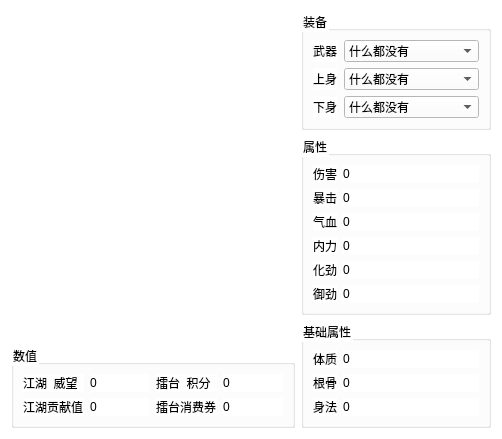
<?xml version="1.0" encoding="UTF-8"?>
<ui version="4.0">
 <class>UserInfo</class>
 <widget class="QDialog" name="UserInfo">
  <property name="geometry">
   <rect>
    <x>0</x>
    <y>0</y>
    <width>502</width>
    <height>404</height>
   </rect>
  </property>
  <property name="windowTitle">
   <string>人物信息</string>
  </property>
  <property name="styleSheet">
   <string notr="true">background-color: rgb(255, 255, 255);
font: 12pt &quot;宋体&quot;;</string>
  </property>
  <layout class="QHBoxLayout" name="horizontalLayout_2" stretch="3,2">
   <item>
    <layout class="QVBoxLayout" name="verticalLayout_2">
     <item>
      <widget class="QLabel" name="label">
       <property name="styleSheet">
        <string notr="true">image: url(:/RC/user.png);</string>
       </property>
       <property name="text">
        <string/>
       </property>
      </widget>
     </item>
     <item>
      <widget class="QGroupBox" name="groupBox_3">
       <property name="sizePolicy">
        <sizepolicy hsizetype="Preferred" vsizetype="Maximum">
         <horstretch>0</horstretch>
         <verstretch>0</verstretch>
        </sizepolicy>
       </property>
       <property name="title">
        <string>数值</string>
       </property>
       <layout class="QGridLayout" name="gridLayout">
        <item row="0" column="0">
         <widget class="QLabel" name="label_18">
          <property name="text">
           <string>江湖  威望</string>
          </property>
         </widget>
        </item>
        <item row="0" column="1">
         <widget class="QLabel" name="labWeiwang">
          <property name="text">
           <string>0</string>
          </property>
         </widget>
        </item>
        <item row="0" column="2">
         <widget class="QLabel" name="label_15">
          <property name="text">
           <string>擂台  积分</string>
          </property>
         </widget>
        </item>
        <item row="0" column="3">
         <widget class="QLabel" name="labJifen">
          <property name="text">
           <string>0</string>
          </property>
         </widget>
        </item>
        <item row="1" column="0">
         <widget class="QLabel" name="label_17">
          <property name="text">
           <string>江湖贡献值</string>
          </property>
         </widget>
        </item>
        <item row="1" column="1">
         <widget class="QLabel" name="labJianggong">
          <property name="text">
           <string>0</string>
          </property>
         </widget>
        </item>
        <item row="1" column="2">
         <widget class="QLabel" name="label_16">
          <property name="text">
           <string>擂台消费券</string>
          </property>
         </widget>
        </item>
        <item row="1" column="3">
         <widget class="QLabel" name="labXiaofeiquan">
          <property name="text">
           <string>0</string>
          </property>
         </widget>
        </item>
       </layout>
      </widget>
     </item>
    </layout>
   </item>
   <item>
    <layout class="QVBoxLayout" name="verticalLayout">
     <item>
      <widget class="QGroupBox" name="groupBox">
       <property name="title">
        <string>装备</string>
       </property>
       <layout class="QFormLayout" name="formLayout">
        <item row="0" column="0">
         <widget class="QLabel" name="label_2">
          <property name="text">
           <string>武器</string>
          </property>
         </widget>
        </item>
        <item row="0" column="1">
         <widget class="QComboBox" name="comboBox">
          <property name="sizePolicy">
           <sizepolicy hsizetype="Preferred" vsizetype="Fixed">
            <horstretch>0</horstretch>
            <verstretch>0</verstretch>
           </sizepolicy>
          </property>
          <item>
           <property name="text">
            <string>什么都没有</string>
           </property>
          </item>
         </widget>
        </item>
        <item row="1" column="0">
         <widget class="QLabel" name="label_3">
          <property name="text">
           <string>上身</string>
          </property>
         </widget>
        </item>
        <item row="1" column="1">
         <widget class="QComboBox" name="comboBox_2">
          <property name="sizePolicy">
           <sizepolicy hsizetype="Preferred" vsizetype="Fixed">
            <horstretch>0</horstretch>
            <verstretch>0</verstretch>
           </sizepolicy>
          </property>
          <item>
           <property name="text">
            <string>什么都没有</string>
           </property>
          </item>
         </widget>
        </item>
        <item row="2" column="0">
         <widget class="QLabel" name="label_4">
          <property name="text">
           <string>下身</string>
          </property>
         </widget>
        </item>
        <item row="2" column="1">
         <widget class="QComboBox" name="comboBox_3">
          <property name="sizePolicy">
           <sizepolicy hsizetype="Preferred" vsizetype="Fixed">
            <horstretch>0</horstretch>
            <verstretch>0</verstretch>
           </sizepolicy>
          </property>
          <item>
           <property name="text">
            <string>什么都没有</string>
           </property>
          </item>
         </widget>
        </item>
       </layout>
      </widget>
     </item>
     <item>
      <widget class="QGroupBox" name="groupBox_2">
       <property name="title">
        <string>属性</string>
       </property>
       <layout class="QFormLayout" name="formLayout_2">
        <item row="0" column="0">
         <widget class="QLabel" name="label_5">
          <property name="text">
           <string>伤害</string>
          </property>
         </widget>
        </item>
        <item row="0" column="1">
         <widget class="QLabel" name="labShanghai">
          <property name="text">
           <string>0</string>
          </property>
         </widget>
        </item>
        <item row="2" column="0">
         <widget class="QLabel" name="label_8">
          <property name="text">
           <string>气血</string>
          </property>
         </widget>
        </item>
        <item row="2" column="1">
         <widget class="QLabel" name="labQiXue">
          <property name="text">
           <string>0</string>
          </property>
         </widget>
        </item>
        <item row="3" column="0">
         <widget class="QLabel" name="label_9">
          <property name="text">
           <string>内力</string>
          </property>
         </widget>
        </item>
        <item row="3" column="1">
         <widget class="QLabel" name="labNeili">
          <property name="text">
           <string>0</string>
          </property>
         </widget>
        </item>
        <item row="4" column="0">
         <widget class="QLabel" name="label_6">
          <property name="text">
           <string>化劲</string>
          </property>
         </widget>
        </item>
        <item row="4" column="1">
         <widget class="QLabel" name="labHuajin">
          <property name="text">
           <string>0</string>
          </property>
         </widget>
        </item>
        <item row="5" column="0">
         <widget class="QLabel" name="label_7">
          <property name="text">
           <string>御劲</string>
          </property>
         </widget>
        </item>
        <item row="5" column="1">
         <widget class="QLabel" name="labYuJin">
          <property name="text">
           <string>0</string>
          </property>
         </widget>
        </item>
        <item row="1" column="0">
         <widget class="QLabel" name="label_10">
          <property name="text">
           <string>暴击</string>
          </property>
         </widget>
        </item>
        <item row="1" column="1">
         <widget class="QLabel" name="labBaoji">
          <property name="text">
           <string>0</string>
          </property>
         </widget>
        </item>
       </layout>
      </widget>
     </item>
     <item>
      <widget class="QGroupBox" name="groupBox_4">
       <property name="title">
        <string>基础属性</string>
       </property>
       <layout class="QFormLayout" name="formLayout_4">
        <item row="0" column="0">
         <widget class="QLabel" name="label_11">
          <property name="text">
           <string>体质</string>
          </property>
         </widget>
        </item>
        <item row="0" column="1">
         <widget class="QLabel" name="labTizhi">
          <property name="text">
           <string>0</string>
          </property>
         </widget>
        </item>
        <item row="1" column="0">
         <widget class="QLabel" name="label_12">
          <property name="text">
           <string>根骨</string>
          </property>
         </widget>
        </item>
        <item row="1" column="1">
         <widget class="QLabel" name="labGengu">
          <property name="text">
           <string>0</string>
          </property>
         </widget>
        </item>
        <item row="2" column="0">
         <widget class="QLabel" name="label_13">
          <property name="text">
           <string>身法</string>
          </property>
         </widget>
        </item>
        <item row="2" column="1">
         <widget class="QLabel" name="labShenFa">
          <property name="text">
           <string>0</string>
          </property>
         </widget>
        </item>
       </layout>
      </widget>
     </item>
    </layout>
   </item>
  </layout>
 </widget>
 <resources/>
 <connections/>
</ui>
